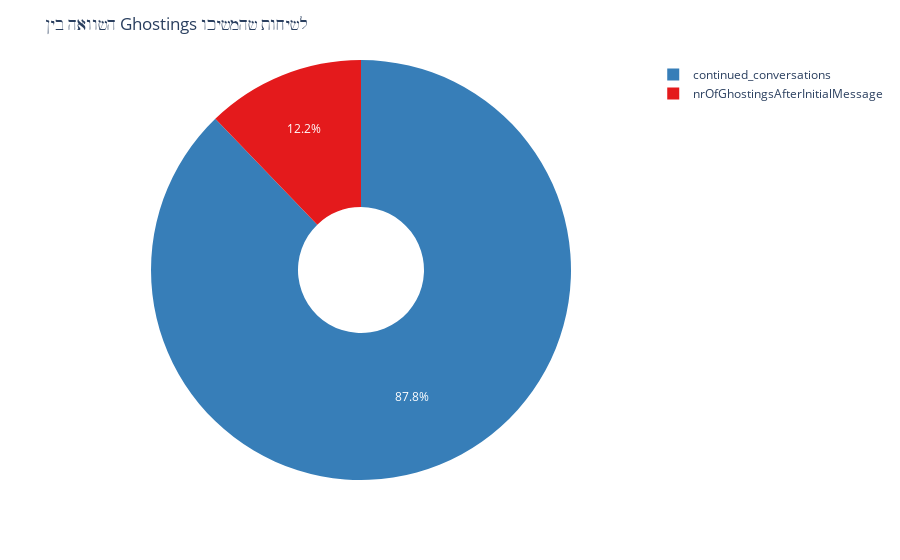

The notebook cell saved with this chart:
### Code cell
import pandas as pd
import plotly.express as px

stat = dating_df[['nrOfGhostingsAfterInitialMessage', 'continued_conversations']].sum()

stat_df = stat.reset_index()
stat_df.columns = ['Type', 'Count']

fig = px.pie(stat_df, names='Type', values='Count', hole=0.3, color='Type', 
             color_discrete_sequence=px.colors.qualitative.Set1)
fig.update_layout(title='השוואה בין Ghostings לשיחות שהמשיכו')
fig.show()

### Figure 1 — Plotly figure (JSON) as saved in the notebook; plotly's stock layout.template omitted (floating-point values rounded to 4 significant figures)
{"data": [{"customdata": [["nrOfGhostingsAfterInitialMessage"], ["continued_conversations"]], "domain": {"x": [0, 1], "y": [0, 1]}, "hole": 0.3, "hovertemplate": "Type=%{customdata[0]}<br>Count=%{value}<extra></extra>", "labels": ["nrOfGhostingsAfterInitialMessage", "continued_conversations"], "legendgroup": "", "marker": {"colors": ["rgb(228,26,28)", "rgb(55,126,184)"]}, "name": "", "showlegend": true, "type": "pie", "values": [35689, 256790]}], "layout": {"autosize": true, "legend": {"tracegroupgap": 0}, "margin": {"t": 60}, "piecolorway": ["rgb(228,26,28)", "rgb(55,126,184)", "rgb(77,175,74)", "rgb(152,78,163)", "rgb(255,127,0)", "rgb(255,255,51)", "rgb(166,86,40)", "rgb(247,129,191)", "rgb(153,153,153)"], "title": {"text": "השוואה בין Ghostings לשיחות שהמשיכו"}}}
